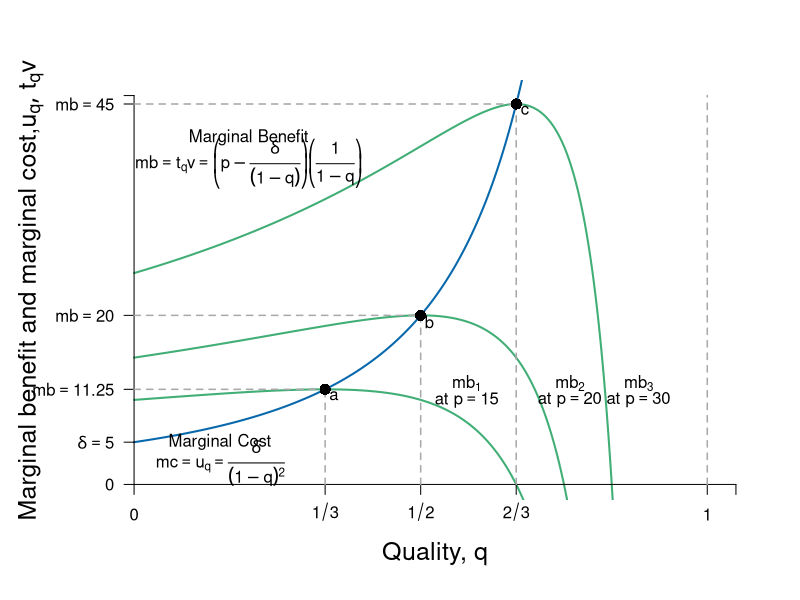

This chart was generated by the following R code:
require(ggplot2)
require(shape)
pdf(file = "information_power/information_mb_mc.pdf", width = 9, height = 7)

#Set parameters for graphics
axislabelsize <- 1.5
labelsize <- 1.2
graphlinewidth <- 2
segmentlinewidth <- 1.5

COL <- c("#7fc97f", "#beaed4", "#fdc086", "#ffff99", "#386cb0", "#f0027f", "#bf5b17", "#666666")
COLA <- c("#e0f3db", "#99d8c9","#66c2a4","#41ae76", "#238b45", "#005824")
COLB <- c("#c6dbef", "#4eb3d3", "#2b8cbe", "#0868ac","#084081")
COLC <- c("#fcfbfd", "#efedf5", "#dadaeb", "#bcbddc", "#9e9ac8", "#807dba", "#6a51a3", "#54278f", "#3f007d")


#Parameters for figures
u1 <- 4
u2 <- 10
u3 <- 16
delta1 <- 2
delta2 <- 2
delta3 <- 2

uA <- function(p, q, delta = 5) {
  p - (delta) / (1 - q)
}

mc <- function(q, delta = 5) {
  (delta) / (1 - q)^2
}

mb <- function(q, p = 20, delta = 5) {
  (p - (delta) / (1 - q))*(1/(1-q))
}




COL <- c("#bae4b3", "#74c476", "#238b45")
par(mar =  c(5, 5.5, 4, 2))
xlims <- c(0, 1.05)
ylims <- c(0, 46)


plot(0, 0, xlim = xlims, ylim = ylims, type = "n",
     xlab = "",
     ylab = "",
     xaxt = "n", yaxt = "n", cex.lab = axislabelsize, bty = "n")

npts <- 500 
xx1 <- seq(0, xlims[2], length.out = npts)
xx2 <- seq(0, 0.99, length.out = npts)
# xx2 <- seq(u2 + delta2, xlims[2], length.out = npts)
# xx3 <- seq(u3 + delta3, xlims[2], length.out = npts)
# xx4 <- seq(7, 17, 0.01)

#Draw the lines for the graphs
lines(xx2, mb(xx2), col = COLA[4], lwd = graphlinewidth)
lines(xx2, mb(xx2, p = 15), col = COLA[4], lwd = graphlinewidth)
lines(xx2, mb(xx2, p = 30), col = COLA[4], lwd = graphlinewidth)
lines(xx1, mc(xx1), col = COLB[4], lwd = graphlinewidth)
#lines(xx3, indiffFn3(xx3), col = COLA[4], lwd = graphlinewidth)
#lines(xx4, tangentLine(xx4), col = "darkgrey", lty = 2, lwd = graphlinewidth)

#Customize ticks and labels for the plot
ticksy <- c(0, 5, 11.25, 20, 45, ylims[2])
ylabels <- c(0, expression(paste(delta == 5)), expression(paste(mb == 11.25)), expression(paste(mb == 20)), expression(paste(mb == 45)), NA)
ticksx <- c(0, 1/3, 0.5, 2/3, 1, xlims[2])
xlabels <- c(0, expression(paste(1/3)), expression(paste(1/2)), expression(paste(2/3)), 1, NA)
axis(1, at = ticksx, pos = 0, labels = xlabels)
axis(2, at = ticksy, pos = 0, labels = ylabels, las = 1)

mtext(expression(paste("Quality, ", q)), side=1, line = 2.5, cex = axislabelsize)
text(- 0.18, ylims[2] - 0.5*(ylims[2] - ylims[1]), expression(paste("Marginal benefit and marginal cost,", list(u[q], t[q]*v))), xpd = TRUE, cex = axislabelsize, srt = 90) 
#text(- 0.1, ylims[2] - 0.5*(ylims[2] - ylims[1]), expression(paste()), xpd = TRUE, cex = axislabelsize, srt = 90) 
     


#Annotation of the three indifference curves
text(0.15, 5, expression(paste("Marginal Cost")))
text(0.15, 2.5, expression(paste(mc == u[q], phantom() == frac(delta,(1-q)^2))))


text(0.2, 41, expression(paste("Marginal Benefit")))
text(0.2, 38, expression(paste(mb == t[q]*v, phantom() == bgroup( "(",p - frac(delta,(1-q)),")" )*bgroup( "(", frac(1,1-q), ")") )))

text(0.58, 12, expression(paste(mb[1])))
text(0.58, 10, expression(paste("at ", p == 15)))

text(0.76, 12, expression(paste(mb[2])))
text(0.76, 10, expression(paste("at ", p == 20)))

text(0.88, 12, expression(paste(mb[3])))
text(0.88, 10, expression(paste("at ", p == 30)))


#Line for the max quality, q = 1 
segments(1, 0, 1, ylims[2], lty = 2, col = "darkgray", lwd = segmentlinewidth)
#Annotating line of 100% quality
text(20, 1.025, expression(paste("Maximum level of quality, q")))



segments(0.5, 0, 0.5, 20, lty = 2, col = "darkgray", lwd = segmentlinewidth)
segments(0, 20, 0.5, 20, lty = 2, col = "darkgray", lwd = segmentlinewidth)
points(0.5, 20, pch = 16, col = "black", cex = 1.5)
text(0.5 + 0.015, 20 - 0.75, expression(paste(b)))

segments(2/3, 0, 2/3, 45, lty = 2, col = "darkgray", lwd = segmentlinewidth)
segments(0, 45, 2/3, 45, lty = 2, col = "darkgray", lwd = segmentlinewidth)
points(2/3, 45, pch = 16, col = "black", cex = 1.5)
text(2/3 + 0.015, 45 - 0.75, expression(paste(c)))

segments(1/3, 0, 1/3, 11.25, lty = 2, col = "darkgray", lwd = segmentlinewidth)
segments(0, 11.25, 1/3, 11.25, lty = 2, col = "darkgray", lwd = segmentlinewidth)
points(1/3, 11.25, pch = 16, col = "black", cex = 1.5)
text(1/3 + 0.015, 11.25 - 0.75, expression(paste(a)))

#Add a point for the tangency
points(12, 0.75, pch = 16, col = "black", cex = 1.5)

#Arrow to Slope of BRF
Arrows(10, 0.8, 12, 0.8, col = "black", lty = 1, lwd = 1.5, arr.type = "triangle")
text(5, 0.8, expression(paste("Slope = MRS = ", -frac(1, u[q]))))
text(5.4, 0.73, expression(paste(" = ", frac(delta, (1-q)^2))))
dev.off()
